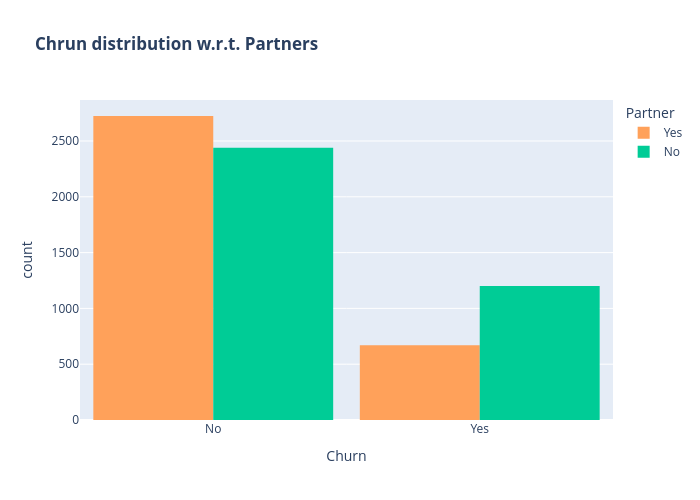

Notebook code for this chart:
### Markdown cell above
* Customers without dependents are more likely to churn

### Code cell
color_map = {"Yes": '#FFA15A', "No": '#00CC96'}
fig = px.histogram(df, x="Churn", color="Partner", barmode="group", title="<b>Chrun distribution w.r.t. Partners</b>", color_discrete_map=color_map)
fig.update_layout(width=700, height=500, bargap=0.1)
fig.show()

### Figure 1 — Plotly figure (JSON) as saved in the notebook; plotly's stock layout.template omitted (floating-point values rounded to 4 significant figures; data arrays with more than 128 entries replaced by an {"elided": "..."} marker saying what was removed)
{"data": [{"alignmentgroup": "True", "bingroup": "x", "hovertemplate": "Partner=Yes<br>Churn=%{x}<br>count=%{y}<extra></extra>", "legendgroup": "Yes", "marker": {"color": "#FFA15A", "pattern": {"shape": ""}}, "name": "Yes", "offsetgroup": "Yes", "orientation": "v", "showlegend": true, "type": "histogram", "x": {"elided": "3393 str values"}, "xaxis": "x", "yaxis": "y"}, {"alignmentgroup": "True", "bingroup": "x", "hovertemplate": "Partner=No<br>Churn=%{x}<br>count=%{y}<extra></extra>", "legendgroup": "No", "marker": {"color": "#00CC96", "pattern": {"shape": ""}}, "name": "No", "offsetgroup": "No", "orientation": "v", "showlegend": true, "type": "histogram", "x": {"elided": "3639 str values"}, "xaxis": "x", "yaxis": "y"}], "layout": {"bargap": 0.1, "barmode": "group", "height": 500, "legend": {"title": {"text": "Partner"}, "tracegroupgap": 0}, "title": {"text": "<b>Chrun distribution w.r.t. Partners</b>"}, "width": 700, "xaxis": {"anchor": "y", "autorange": true, "domain": [0, 1], "range": [-0.5, 1.5], "title": {"text": "Churn"}, "type": "category"}, "yaxis": {"anchor": "x", "autorange": true, "domain": [0, 1], "range": [0, 2867.0], "title": {"text": "count"}}}}
